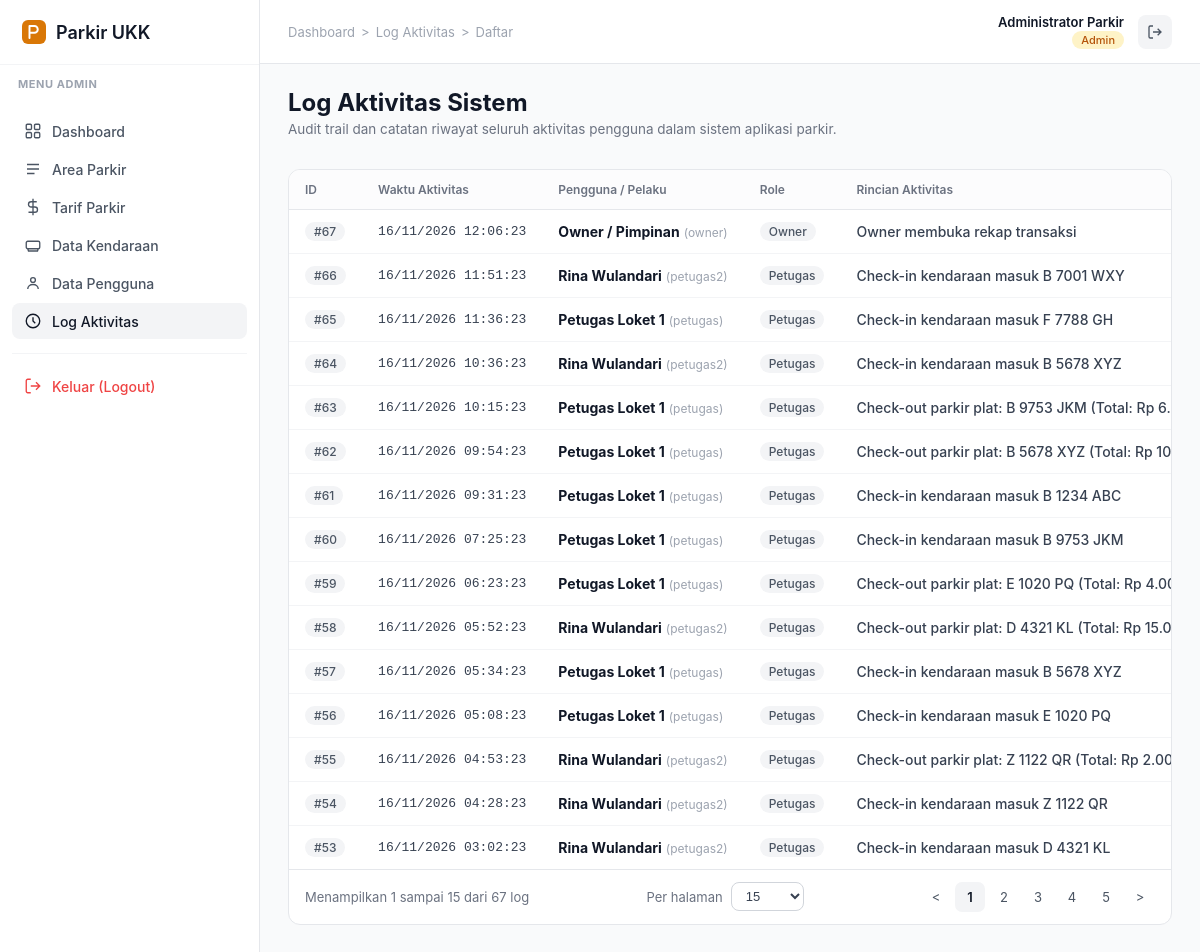
The app's page /index.php?c=admin&a=log (signed in) with its own data.
### tables this page shows
CREATE TABLE IF NOT EXISTS tb_log_aktivitas (
    id_log INT(11) AUTO_INCREMENT PRIMARY KEY,
    id_user INT(11) NOT NULL,
    aktivitas VARCHAR(100) NOT NULL,
    waktu_aktivitas DATETIME NOT NULL,
    CONSTRAINT fk_log_user FOREIGN KEY (id_user) 
        REFERENCES tb_user (id_user) ON DELETE CASCADE ON UPDATE CASCADE
);

CREATE TABLE IF NOT EXISTS tb_user (
    id_user INT(11) AUTO_INCREMENT PRIMARY KEY,
    nama_lengkap VARCHAR(50) NOT NULL,
    username VARCHAR(50) NOT NULL UNIQUE,
    password VARCHAR(255) NOT NULL,
    role ENUM('admin', 'petugas', 'owner') NOT NULL DEFAULT 'petugas',
    status_aktif TINYINT(1) NOT NULL DEFAULT 1
);

### Controllers/BaseController.php (called while the page is built, shortened)
<?php
abstract class BaseController {
    private $models = [];
    protected function model($nama) {
        if (!isset($this->models[$nama])) {
            $this->models[$nama] = new $nama();
        }
        return $this->models[$nama];
    }
    protected function render($view, $data = []) {
        extract($data);
        require __DIR__ . '/../view/' . $view . '.php';
    }
    protected function halaman($view, $pageTitle, $activeMenu, array $breadcrumbs, array $data = []) {
        $this->render($view, array_merge($data, compact('pageTitle', 'activeMenu', 'breadcrumbs')));
    }
    protected function paginasi($total, array $allowedPerPage = [10, 20, 50]) {
        $perPage = isset($_GET['per_page']) && in_array((int)$_GET['per_page'], $allowedPerPage, true)
            ? (int)$_GET['per_page'] : $allowedPerPage[0];
        $page = isset($_GET['page']) ? max(1, (int)$_GET['page']) : 1;
        $totalPages  = max(1, (int)ceil($total / $perPage));
        $page        = min($page, $totalPages);
        $offset      = ($page - 1) * $perPage;
        $showingFrom = $total === 0 ? 0 : $offset + 1;
        $showingTo   = min($offset + $perPage, $total);
        return compact('allowedPerPage', 'perPage', 'page', 'total', 'totalPages', 'offset', 'showingFrom', 'showingTo');
    }
}

### Controllers/AdminController.php (called while the page is built, shortened)
<?php
require_once __DIR__ . '/BaseController.php';
class AdminController extends BaseController {
    public function log() {
        $mLog = $this->model('m_log');
        $pg   = $this->paginasi($mLog->countAll(), [15, 30, 50]);
        $rows = $mLog->getAll($pg['perPage'], $pg['offset']);
        $this->halaman('admin/log/index', 'Log Aktivitas', 'log',
            $this->crumbs('Log Aktivitas', 'log', 'Daftar'),
            array_merge($pg, compact('rows')));
    }
}

### index.php (called while the page is built, shortened)
<?php
$action     = strtolower(trim($_GET['a'] ?? ''));
$objek = new $namaClass();
$objek->$action();

### model/m_koneksi.php (called while the page is built)
<?php
class Koneksi {
    private $host = "localhost";
    private $user = "root";
    private $db   = "parkir";
    private $pass = "";
    private $koneksi = null;
    public function __construct() {
        $sambungan = @mysqli_connect($this->host, $this->user, $this->pass, $this->db);
        if ($sambungan) {
            mysqli_set_charset($sambungan, "utf8mb4");
            mysqli_query($sambungan, "SET time_zone = '+07:00'");
            $this->koneksi = $sambungan;
        }
    }
    public function getKoneksi() {
        return $this->koneksi;
    }
}

### model/m_base.php (called while the page is built, shortened)
<?php
require_once __DIR__ . '/m_koneksi.php';
abstract class m_base {
    protected $conn;
    public function __construct() {
        $this->conn = (new Koneksi())->getKoneksi();
    }
    protected function ambilSemua($sql) {
        $hasil = mysqli_query($this->conn, $sql);
        $data  = [];
        while ($hasil && $baris = mysqli_fetch_assoc($hasil)) {
            $data[] = $baris;
        }
        return $data;
    }
    protected function ambilSatu($sql) {
        $hasil = mysqli_query($this->conn, $sql);
        return $hasil && mysqli_num_rows($hasil) > 0 ? mysqli_fetch_assoc($hasil) : null;
    }
    protected function hitung($sql) {
        $baris = $this->ambilSatu($sql);
        return (int)($baris['total'] ?? 0);
    }
    protected function buatLimit($limit, $offset) {
        return ' LIMIT ' . (int)$limit . ' OFFSET ' . (int)$offset;
    }
}

### model/m_log.php (called while the page is built, shortened)
<?php
require_once __DIR__ . '/m_base.php';
class m_log extends m_base {
    public function getAll($limit = 50, $offset = 0) {
        return $this->ambilSemua("SELECT l.*, u.nama_lengkap, u.username, u.role
                                  FROM tb_log_aktivitas l
                                  LEFT JOIN tb_user u ON l.id_user = u.id_user
                                  ORDER BY l.id_log DESC" . $this->buatLimit($limit, $offset));
    }
    public function countAll() {
        return $this->hitung("SELECT COUNT(*) AS total FROM tb_log_aktivitas");
    }
}

### view/admin/log/index.php (the view, shortened to what this page needs)
<?php
require __DIR__ . '/../../template/header.php';
?>
<div class="fi-page-header">
    <div>
        <h1 class="fi-page-title">Log Aktivitas Sistem</h1>
        <p style="color: var(--fi-gray-500); margin-top: 4px; font-size: 13.5px;">Audit trail dan catatan riwayat seluruh aktivitas pengguna dalam sistem aplikasi parkir.</p>
    </div>
</div>
<div class="fi-card">
    <div class="fi-table-wrap">
        <table class="fi-table">
            <thead>
                <tr>
                    <th style="width: 70px;">ID</th>
                    <th>Waktu Aktivitas</th>
                    <th>Pengguna / Pelaku</th>
                    <th>Role</th>
                    <th>Rincian Aktivitas</th>
                </tr>
            </thead>
            <tbody>
            <?php foreach ($rows as $row): ?>
                <tr>
                    <td><span class="fi-badge">#<?= htmlspecialchars($row['id_log']) ?></span></td>
                    <td style="white-space: nowrap; font-family: monospace; font-size: 13px;">
                        <?= date('d/m/Y H:i:s', strtotime($row['waktu_aktivitas'])) ?>
                    </td>
                    <td>
                        <strong style="color: var(--fi-gray-900);"><?= htmlspecialchars($row['nama_lengkap'] ?? 'Sistem') ?></strong>
                        <span style="font-size: 12px; color: var(--fi-gray-400);">(<?= htmlspecialchars($row['username'] ?? '-') ?>)</span>
                    </td>
                    <td>
                        <span class="fi-badge" style="text-transform: capitalize; background: #f3f4f6;">
                            <?= htmlspecialchars($row['role'] ?? '-') ?>
                        </span>
                    </td>
                    <td style="font-weight: 500; color: var(--fi-gray-800);">
                        <?= htmlspecialchars($row['aktivitas']) ?>
                    </td>
                </tr>
            <?php endforeach; ?>
            </tbody>
        </table>
    </div>
    <div class="fi-table-footer">
        <span>Menampilkan <?= $showingFrom ?> sampai <?= $showingTo ?> dari <?= $total ?> log</span>
        <div class="fi-per-page">
            <span>Per halaman</span>
            <select onchange="location.href='index.php?c=admin&a=log&page=1&per_page='+this.value">
                <?php foreach ($allowedPerPage as $opt): ?>
                    <option value="<?= $opt ?>" <?= $perPage === $opt ? 'selected' : '' ?>><?= $opt ?></option>
                <?php endforeach; ?>
            </select>
        </div>
        <div class="fi-pagination">
            <a href="index.php?c=admin&a=log&page=<?= max(1, $page - 1) ?>&per_page=<?= $perPage ?>">&lt;</a>
            <?php for ($p = 1; $p <= $totalPages; $p++): ?>
                <?php if ($p === $page): ?>
                    <span class="is-current"><?= $p ?></span>
                <?php else: ?>
                    <a href="index.php?c=admin&a=log&page=<?= $p ?>&per_page=<?= $perPage ?>"><?= $p ?></a>
                <?php endif; ?>
            <?php endfor; ?>
            <a href="index.php?c=admin&a=log&page=<?= min($totalPages, $page + 1) ?>&per_page=<?= $perPage ?>">&gt;</a>
        </div>
    </div>
</div>
<?php require __DIR__ . '/../../template/footer.php'; ?>

### view/template/style.css (style rules this page uses)
:root { --fi-primary: #d97706; --fi-primary-light: #fef3c7; --fi-success: #16a34a; --fi-gray-25: #fcfcfd; --fi-gray-50: #f9fafb; --fi-gray-100: #f3f4f6; --fi-gray-200: #e5e7eb; --fi-gray-300: #d1d5db; --fi-gray-400: #9ca3af; --fi-gray-500: #6b7280; --fi-gray-600: #4b5563; --fi-gray-700: #374151; --fi-gray-900: #111827; --sidebar-width: 260px; }
* { box-sizing: border-box; }
body { margin: 0; font-family: "Inter", -apple-system, BlinkMacSystemFont, "Segoe UI", sans-serif; background: var(--fi-gray-50); color: var(--fi-gray-700); font-size: 14px; }
a { text-decoration: none; color: inherit; }
.fi-page-header { display: flex; align-items: center; justify-content: space-between; margin-bottom: 18px; gap: 16px; flex-wrap: wrap; }
.fi-page-title { font-size: 24px; font-weight: 700; color: var(--fi-gray-900); margin: 0; }
.fi-card { background: #fff; border: 1px solid var(--fi-gray-200); border-radius: 12px; overflow: hidden; }
.fi-table-wrap { overflow-x: auto; }
table.fi-table { width: 100%; border-collapse: collapse; }
.fi-table thead th { text-align: left; font-size: 12px; font-weight: 600; color: var(--fi-gray-500); text-transform: none; padding: 12px 16px; border-bottom: 1px solid var(--fi-gray-200); background: var(--fi-gray-25); white-space: nowrap; }
.fi-table tbody td { padding: 12px 16px; border-bottom: 1px solid var(--fi-gray-100); color: var(--fi-gray-700); white-space: nowrap; }
.fi-table tbody tr:last-child td { border-bottom: none; }
.fi-badge { display: inline-flex; padding: 2px 9px; border-radius: 999px; font-size: 12px; font-weight: 500; background: var(--fi-gray-100); color: var(--fi-gray-600); }
.fi-table-footer { display: flex; align-items: center; justify-content: space-between; padding: 12px 16px; border-top: 1px solid var(--fi-gray-200); font-size: 13px; color: var(--fi-gray-500); flex-wrap: wrap; gap: 10px; }
.fi-per-page { display: flex; align-items: center; gap: 8px; }
.fi-per-page select { border: 1px solid var(--fi-gray-300); border-radius: 8px; padding: 5px 26px 5px 10px; font-size: 13px; color: var(--fi-gray-700); background: #fff; }
.fi-pagination { display: flex; align-items: center; gap: 4px; }
.fi-pagination a, .fi-pagination span { display: inline-flex; align-items: center; justify-content: center; min-width: 30px; height: 30px; border-radius: 7px; font-size: 13px; color: var(--fi-gray-600); }
.fi-pagination .is-current { background: var(--fi-gray-100); color: var(--fi-gray-900); font-weight: 600; }

### records on screen
tb_log_aktivitas: id_log "67", waktu_aktivitas "16/11/2026 12:06:23", id_user.nama_lengkap "Owner / Pimpinan", id_user.username "owner", id_user.role "Owner", aktivitas "Owner membuka rekap transaksi"
tb_log_aktivitas: id_log "66", waktu_aktivitas "16/11/2026 11:51:23", id_user.nama_lengkap "Rina Wulandari", id_user.username "petugas2", id_user.role "Petugas", aktivitas "Check-in kendaraan masuk B 7001 WXY"
tb_log_aktivitas: id_log "65", waktu_aktivitas "16/11/2026 11:36:23", id_user.nama_lengkap "Petugas Loket 1", id_user.username "petugas", id_user.role "Petugas", aktivitas "Check-in kendaraan masuk F 7788 GH"
tb_log_aktivitas: id_log "64", waktu_aktivitas "16/11/2026 10:36:23", id_user.nama_lengkap "Rina Wulandari", id_user.username "petugas2", id_user.role "Petugas", aktivitas "Check-in kendaraan masuk B 5678 XYZ"
tb_log_aktivitas: id_log "63", waktu_aktivitas "16/11/2026 10:15:23", id_user.nama_lengkap "Petugas Loket 1", id_user.username "petugas", id_user.role "Petugas", aktivitas "Check-out parkir plat: B 9753 JKM (Total: Rp…"
tb_log_aktivitas: id_log "62", waktu_aktivitas "16/11/2026 09:54:23", id_user.nama_lengkap "Petugas Loket 1", id_user.username "petugas", id_user.role "Petugas", aktivitas "Check-out parkir plat: B 5678 XYZ (Total: Rp…"
tb_log_aktivitas: id_log "61", waktu_aktivitas "16/11/2026 09:31:23", id_user.nama_lengkap "Petugas Loket 1", id_user.username "petugas", id_user.role "Petugas", aktivitas "Check-in kendaraan masuk B 1234 ABC"
tb_log_aktivitas: id_log "60", waktu_aktivitas "16/11/2026 07:25:23", id_user.nama_lengkap "Petugas Loket 1", id_user.username "petugas", id_user.role "Petugas", aktivitas "Check-in kendaraan masuk B 9753 JKM"
tb_log_aktivitas: id_log "59", waktu_aktivitas "16/11/2026 06:23:23", id_user.nama_lengkap "Petugas Loket 1", id_user.username "petugas", id_user.role "Petugas", aktivitas "Check-out parkir plat: E 1020 PQ (Total: Rp…"
tb_log_aktivitas: id_log "58", waktu_aktivitas "16/11/2026 05:52:23", id_user.nama_lengkap "Rina Wulandari", id_user.username "petugas2", id_user.role "Petugas", aktivitas "Check-out parkir plat: D 4321 KL (Total: Rp…"
tb_log_aktivitas: id_log "57", waktu_aktivitas "16/11/2026 05:34:23", id_user.nama_lengkap "Petugas Loket 1", id_user.username "petugas", id_user.role "Petugas", aktivitas "Check-in kendaraan masuk B 5678 XYZ"
tb_log_aktivitas: id_log "56", waktu_aktivitas "16/11/2026 05:08:23", id_user.nama_lengkap "Petugas Loket 1", id_user.username "petugas", id_user.role "Petugas", aktivitas "Check-in kendaraan masuk E 1020 PQ"
tb_log_aktivitas: id_log "55", waktu_aktivitas "16/11/2026 04:53:23", id_user.nama_lengkap "Rina Wulandari", id_user.username "petugas2", id_user.role "Petugas", aktivitas "Check-out parkir plat: Z 1122 QR (Total: Rp…"
tb_log_aktivitas: id_log "54", waktu_aktivitas "16/11/2026 04:28:23", id_user.nama_lengkap "Rina Wulandari", id_user.username "petugas2", id_user.role "Petugas", aktivitas "Check-in kendaraan masuk Z 1122 QR"
tb_log_aktivitas: id_log "53", waktu_aktivitas "16/11/2026 03:02:23", id_user.nama_lengkap "Rina Wulandari", id_user.username "petugas2", id_user.role "Petugas", aktivitas "Check-in kendaraan masuk D 4321 KL"

### other values on screen
$userRole ?: 'Utama' "ADMIN"
$crumb['label'] "Dashboard"
$crumb['label'] "Log Aktivitas"
$crumb['label'] "Daftar"
$userName "Administrator Parkir"
$userRole ?: 'Guest' "Admin"
$showingFrom "1"
$showingTo "15"
$total "67"
form field value "15"
